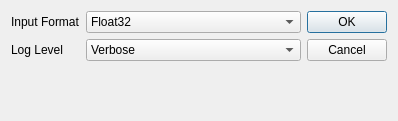
<?xml version="1.0" encoding="UTF-8"?>
<ui version="4.0">
 <class>DialogDecodeSettings</class>
 <widget class="QDialog" name="DialogDecodeSettings">
  <property name="geometry">
   <rect>
    <x>0</x>
    <y>0</y>
    <width>398</width>
    <height>121</height>
   </rect>
  </property>
  <property name="windowTitle">
   <string>Dialog</string>
  </property>
  <layout class="QGridLayout" name="gridLayout">
   <item row="0" column="2">
    <widget class="QDialogButtonBox" name="buttonBox">
     <property name="orientation">
      <enum>Qt::Vertical</enum>
     </property>
     <property name="standardButtons">
      <set>QDialogButtonBox::Cancel|QDialogButtonBox::Ok</set>
     </property>
    </widget>
   </item>
   <item row="0" column="1">
    <layout class="QFormLayout" name="formLayout_3">
     <item row="1" column="0">
      <widget class="QLabel" name="lLogLevel">
       <property name="text">
        <string>Log Level</string>
       </property>
      </widget>
     </item>
     <item row="1" column="1">
      <widget class="QComboBox" name="cbLogLevel">
       <property name="currentIndex">
        <number>1</number>
       </property>
       <item>
        <property name="text">
         <string comment="0">Quiet</string>
        </property>
       </item>
       <item>
        <property name="text">
         <string comment="1">Verbose</string>
        </property>
       </item>
       <item>
        <property name="text">
         <string comment="2">Debug</string>
        </property>
       </item>
       <item>
        <property name="text">
         <string comment="3">All</string>
        </property>
       </item>
      </widget>
     </item>
     <item row="0" column="0">
      <widget class="QLabel" name="lInputFormat">
       <property name="text">
        <string>Input Format</string>
       </property>
      </widget>
     </item>
     <item row="0" column="1">
      <widget class="QComboBox" name="cbInputFormat">
       <item>
        <property name="text">
         <string>Float32</string>
        </property>
       </item>
       <item>
        <property name="text">
         <string>Complex64</string>
        </property>
       </item>
      </widget>
     </item>
    </layout>
   </item>
  </layout>
 </widget>
 <resources/>
 <connections>
  <connection>
   <sender>buttonBox</sender>
   <signal>accepted()</signal>
   <receiver>DialogDecodeSettings</receiver>
   <slot>accept()</slot>
   <hints>
    <hint type="sourcelabel">
     <x>388</x>
     <y>111</y>
    </hint>
    <hint type="destinationlabel">
     <x>157</x>
     <y>120</y>
    </hint>
   </hints>
  </connection>
  <connection>
   <sender>buttonBox</sender>
   <signal>rejected()</signal>
   <receiver>DialogDecodeSettings</receiver>
   <slot>reject()</slot>
   <hints>
    <hint type="sourcelabel">
     <x>388</x>
     <y>111</y>
    </hint>
    <hint type="destinationlabel">
     <x>286</x>
     <y>120</y>
    </hint>
   </hints>
  </connection>
 </connections>
</ui>
